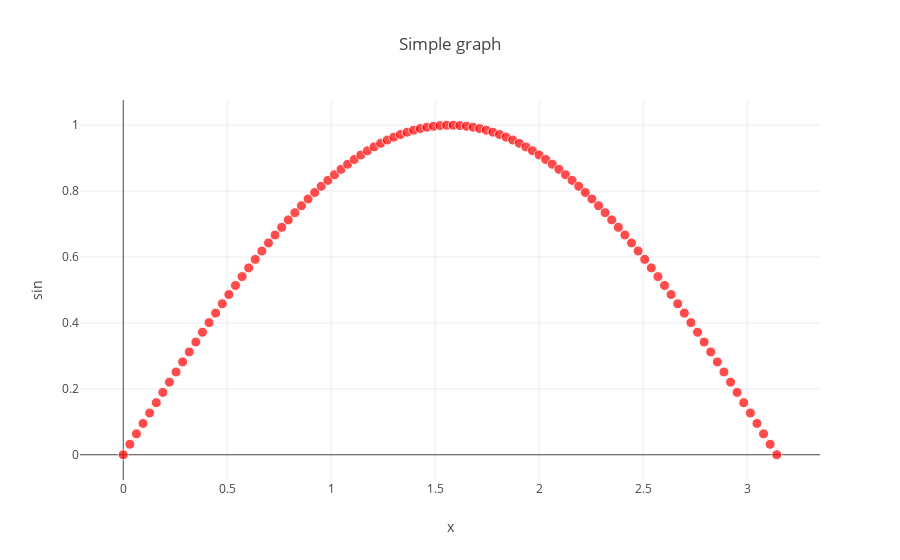

Here is the notebook cell this chart was saved with:
### Code cell
py.offline.init_notebook_mode(connected=True)
py.offline.iplot(fig)
